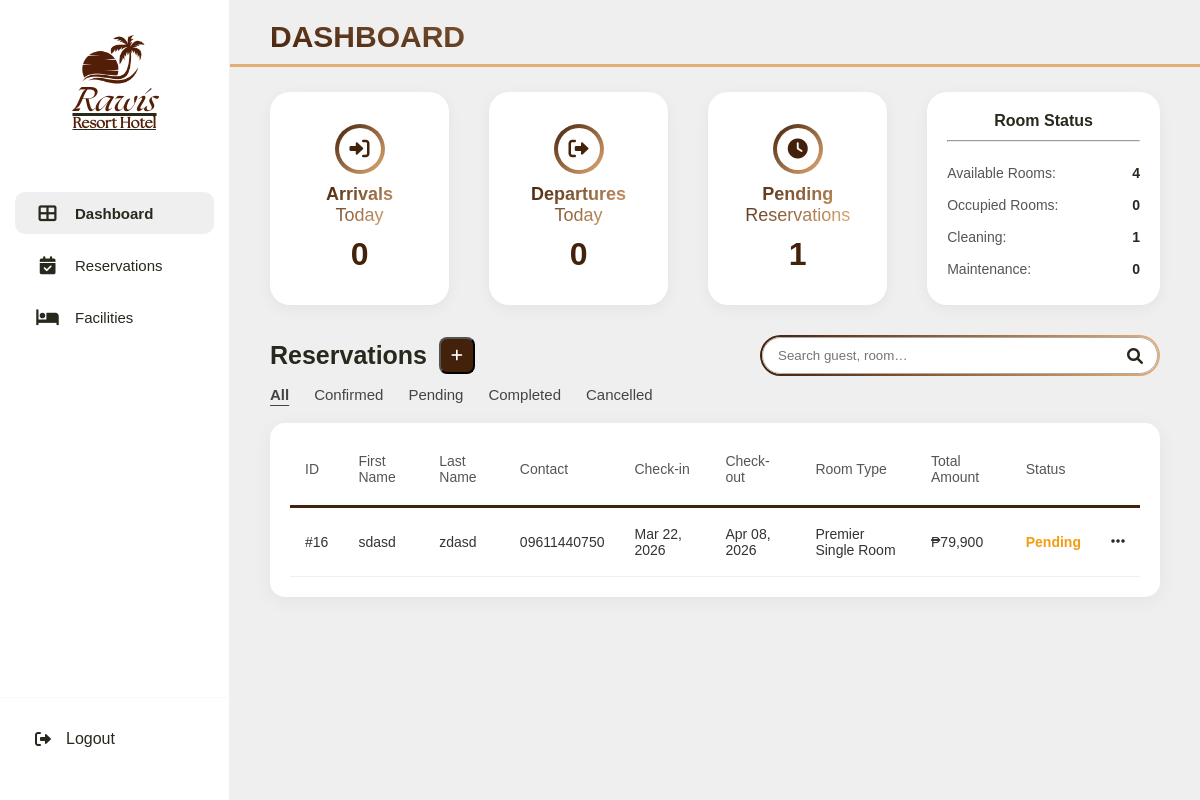
/admin/dashboard.php (signed in), run on an earlier commit of the app's database.
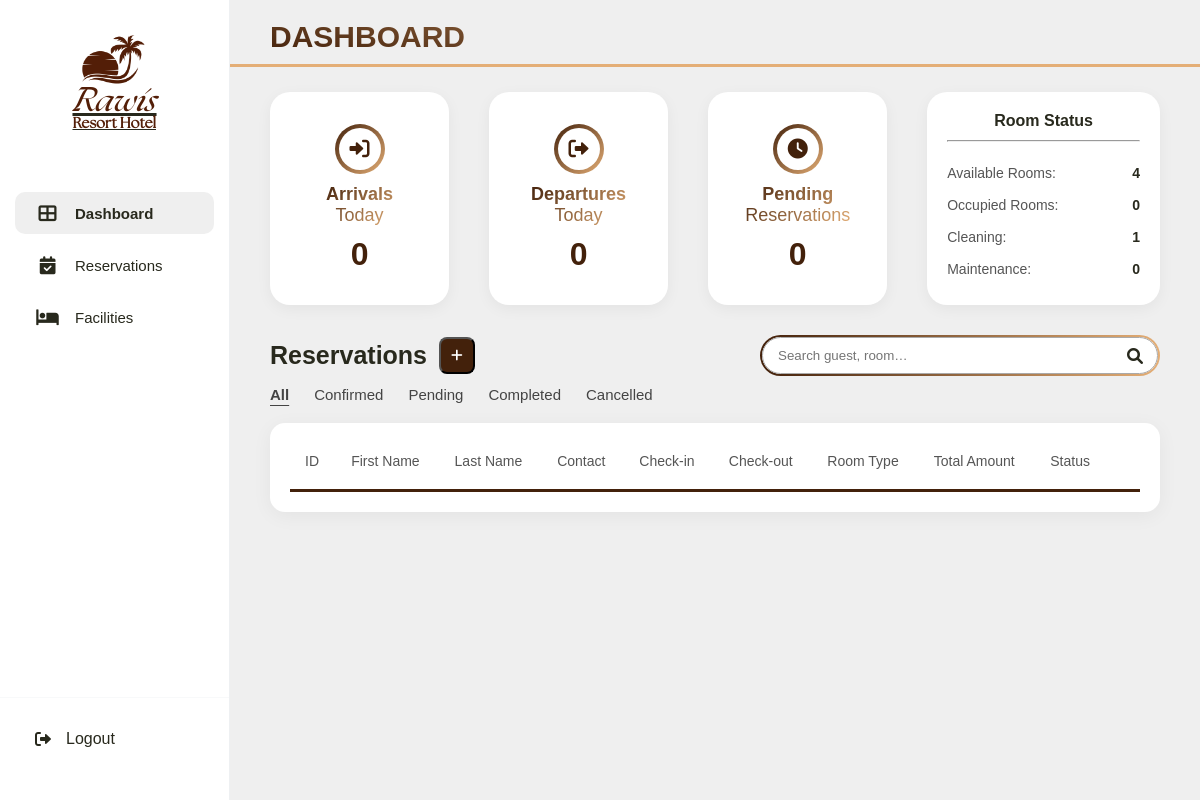
And on a later commit of the database.
### tables this page shows
CREATE TABLE `reservations` (
  `reservation_id`     INT          NOT NULL AUTO_INCREMENT,
  `guest_id`           INT UNSIGNED NOT NULL,
  `room_id`            INT          NOT NULL,
  `check_in_date`      DATE         NOT NULL,
  `check_out_date`     DATE         NOT NULL,
  `num_guests`         INT          NOT NULL DEFAULT 1,
  `extra_guests`       INT          NOT NULL DEFAULT 0,
  `extra_beds`         INT          NOT NULL DEFAULT 0,
  `total_amount`       DECIMAL(10,2) NOT NULL DEFAULT 0.00,
  `reservation_status` ENUM('Pending','Confirmed','Cancelled','Completed') DEFAULT 'Pending',
  `extra_requests`     TEXT         DEFAULT NULL,
  `created_at`         TIMESTAMP    DEFAULT CURRENT_TIMESTAMP,
  PRIMARY KEY (`reservation_id`),
  CONSTRAINT `fk_reservation_guest` FOREIGN KEY (`guest_id`) REFERENCES `users`(`id`)  ON DELETE CASCADE,
  CONSTRAINT `fk_reservation_room`  FOREIGN KEY (`room_id`)  REFERENCES `rooms`(`room_id`) ON DELETE CASCADE
);

CREATE TABLE `users` (
  `id`           INT UNSIGNED    NOT NULL AUTO_INCREMENT,
  `username`     VARCHAR(150)    NOT NULL UNIQUE,
  `password`     VARCHAR(255)    NOT NULL,
  `first_name`   VARCHAR(255)    DEFAULT NULL,
  `last_name`    VARCHAR(255)    DEFAULT NULL,
  `phone_number` VARCHAR(255)    DEFAULT NULL,
  `created_at`   TIMESTAMP       DEFAULT CURRENT_TIMESTAMP,
  `role`         ENUM('admin','guest') NOT NULL DEFAULT 'guest',
  PRIMARY KEY (`id`)
);

CREATE TABLE `rooms` (
  `room_id`         INT          NOT NULL AUTO_INCREMENT,
  `room_number`     VARCHAR(20)  NOT NULL UNIQUE,
  `room_type`       VARCHAR(50)  NOT NULL,
  `max_capacity`    INT          NOT NULL,
  `price_per_night` DECIMAL(10,2) NOT NULL,
  `room_status`     VARCHAR(20)  NOT NULL DEFAULT 'available',
  `image_path`      TEXT         DEFAULT NULL,
  `extra_guest_fee` DECIMAL(10,2) NOT NULL DEFAULT 0.00,
  `extra_bed_fee`   DECIMAL(10,2) NOT NULL DEFAULT 0.00,
  `num_bedrooms`    INT          NOT NULL DEFAULT 1,
  `num_beds`        INT          NOT NULL DEFAULT 1,
  `bed_type`        VARCHAR(50)  NOT NULL DEFAULT 'Double',
  PRIMARY KEY (`room_id`)
);

### admin/dashboard.php (the view, shortened to what the changed rows need)
<?php
require_once __DIR__ . "/../php/config.php";
$pending_count = $conn->query("
    SELECT COUNT(*) AS c FROM reservations WHERE reservation_status='Pending'
")->fetch_assoc()["c"];
?>
<!DOCTYPE html>
<html lang="en">
<head>
</head>
<body>
    <?php require_once __DIR__ . '/sidebar.php'; ?>
    <main class="main-content">
        <div class="section-title">
            <h1>DASHBOARD</h1>
        </div>
        <div class="dashboard-grid">
            <div class="stat-card">
                <div class="stat-icon"><i class="fas fa-clock"></i></div>
                <div class="stat-label">Pending<br><span style="font-weight:400">Reservations</span></div>
                <div class="stat-value"><?= $pending_count; ?></div>
            </div>
        </div>
        <div class="reservations-wrapper">
            <div class="table-header-row">
                <div class="title-add">
                    <h2 class="reservations-head">Reservations</h2>
                </div>
            </div>
            <div class="table-container">
                <table class="custom-table">
                    <thead>
                        <tr>
                            <th>ID</th>
                            <th>First Name</th>
                            <th>Last Name</th>
                            <th>Contact</th>
                            <th>Check-in</th>
                            <th>Check-out</th>
                            <th>Room Type</th>
                            <th>Total Amount</th>
                            <th>Status</th>
                            <th></th>
                        </tr>
                    </thead>
                    <tbody id="dashTableBody">
                        <?php
                        $all_res = $conn->query("
                            SELECT r.*, u.first_name, u.last_name, u.phone_number,
                                rm.room_type, COALESCE(p.amount_paid, r.total_amount, 0) AS total_amount
                            FROM reservations r
                            JOIN users u ON r.guest_id = u.id
                            JOIN rooms rm ON r.room_id = rm.room_id
                            LEFT JOIN payments p ON p.reservation_id = r.reservation_id
                            ORDER BY r.reservation_id DESC
                            LIMIT 6
                        ");
                        ?>
                        <?php while ($row = $all_res->fetch_assoc()): ?>
                        <tr data-status="<?= htmlspecialchars($row['reservation_status']); ?>">
                            <td class="id-column">#<?= $row["reservation_id"]; ?></td>
                            <td><?= htmlspecialchars($row["first_name"]); ?></td>
                            <td><?= htmlspecialchars($row["last_name"]); ?></td>
                            <td><?= htmlspecialchars($row["phone_number"]); ?></td>
                            <td><?= date("M d, Y", strtotime($row["check_in_date"])); ?></td>
                            <td><?= date("M d, Y", strtotime($row["check_out_date"])); ?></td>
                            <td><?= htmlspecialchars($row["room_type"]); ?></td>
                            <td>₱<?= number_format($row["total_amount"] ?? 0); ?></td>
                            <td>
                                <span class="status-text <?= strtolower($row["reservation_status"]); ?>">
                                    <?= $row["reservation_status"]; ?>
                                </span>
                            </td>
                            <td>
                                <div class="action-wrapper">
                                    <button class="action-btn" onclick="toggleMenu(event, this)">
                                        <i class="fas fa-ellipsis-h"></i>
                                    </button>
                                </div>
                            </td>
                        </tr>
                        <?php endwhile; ?>
                    </tbody>
                </table>
            </div>
        </div>
    </main>
</body>
</html>

What changed in the data, as far as the page shows it:
removed reservations: reservation_id "16", guest.first_name "sdasd", guest.last_name "zdasd", guest.phone_number "09611440750", check_in_date "Mar 22, 2026", check_out_date "Apr 08, 2026", room.room_type "Premier Single Room", total_amount "79,900", reservation_status "Pending"
Also different on the page:
$pending_count: "1" → "0"
